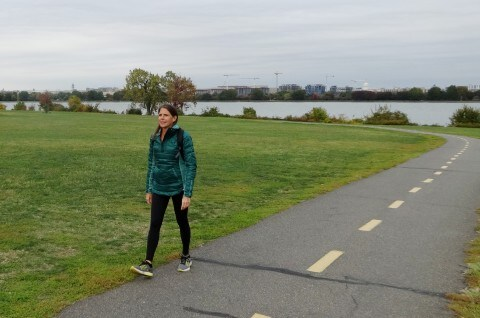
#> input picture images/sample.jpg, 480 x 318 px
$ python Comparison_segmentaion_superpixel_algo.py
#> lines starting #> are read from the running program, lines starting #| are printed output that depends on the picture
import matplotlib.pyplot as plt
import numpy as np

from skimage import io
from skimage.color import rgb2gray
from skimage.filters import sobel
from skimage.segmentation import felzenszwalb, slic, quickshift, watershed
from skimage.segmentation import mark_boundaries
from skimage.util import img_as_float

image = io.imread("images/sample.jpg")
#> image is the input picture: shape (318, 480, 3); mean R, G, B 133.8, 140.1, 118.2
img = img_as_float(image)

segments_fz = felzenszwalb(img, scale=100, sigma=0.5, min_size=50)
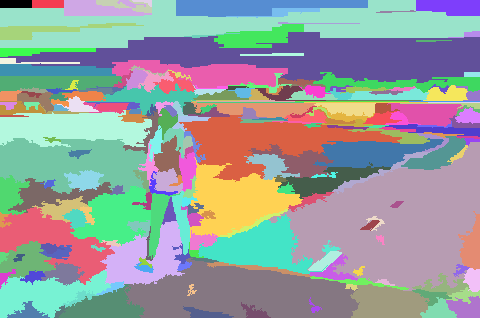
#> segments_fz: shape (318, 480) int64; 231 distinct labels, from 0 to 230; one colour per label, 0 black
segments_slic = slic(img, n_segments=250, compactness=10, sigma=1,
                     start_label=1)
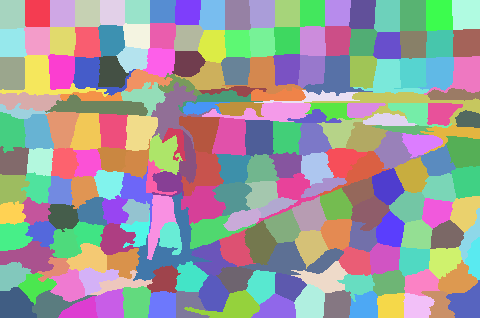
#> segments_slic: shape (318, 480) int64; 211 distinct labels, from 1 to 211; one colour per label, 0 black
segments_quick = quickshift(img, kernel_size=3, max_dist=6, ratio=0.5)
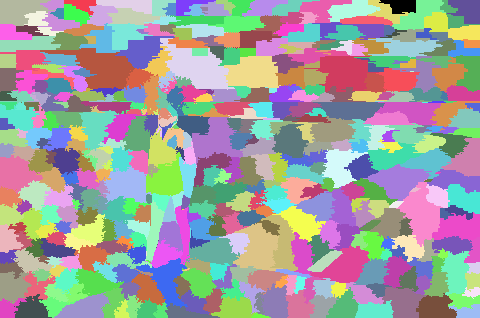
#> segments_quick: shape (318, 480) int64; 472 distinct labels, from 0 to 471; one colour per label, 0 black
gradient = sobel(rgb2gray(img))
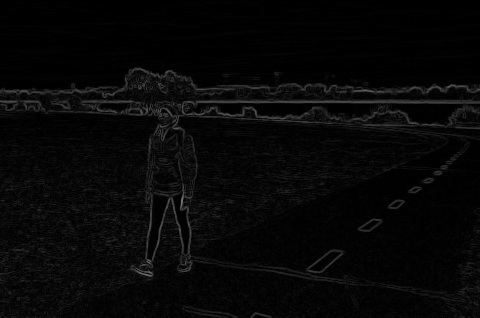
#> gradient: shape (318, 480) float64; min 0, max 0.468, mean 0.0305
segments_watershed = watershed(gradient, markers=250, compactness=0.001)
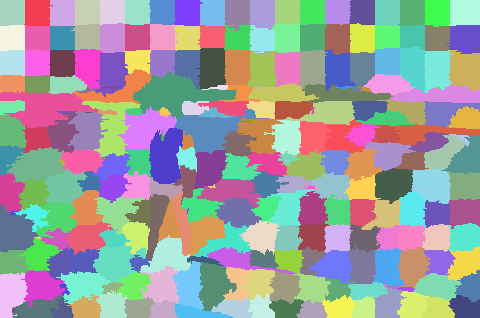
#> segments_watershed: shape (318, 480) int64; 247 distinct labels, from 1 to 247; one colour per label, 0 black

print(f"Felzenszwalb number of segments: {len(np.unique(segments_fz))}")
#| Felzenszwalb number of segments: 231
print(f"SLIC number of segments: {len(np.unique(segments_slic))}")
#| SLIC number of segments: 211
print(f"Quickshift number of segments: {len(np.unique(segments_quick))}")
#| Quickshift number of segments: 472

fig, ax = plt.subplots(2, 2, figsize=(10, 10), sharex=True, sharey=True)

ax[0, 0].imshow(mark_boundaries(img, segments_fz))
ax[0, 0].set_title("Felzenszwalbs's method")
ax[0, 1].imshow(mark_boundaries(img, segments_slic))
ax[0, 1].set_title('SLIC')
ax[1, 0].imshow(mark_boundaries(img, segments_quick))
ax[1, 0].set_title('Quickshift')
ax[1, 1].imshow(mark_boundaries(img, segments_watershed))
ax[1, 1].set_title('Compact watershed')

for a in ax.ravel():
    a.set_axis_off()

plt.tight_layout()
plt.show()
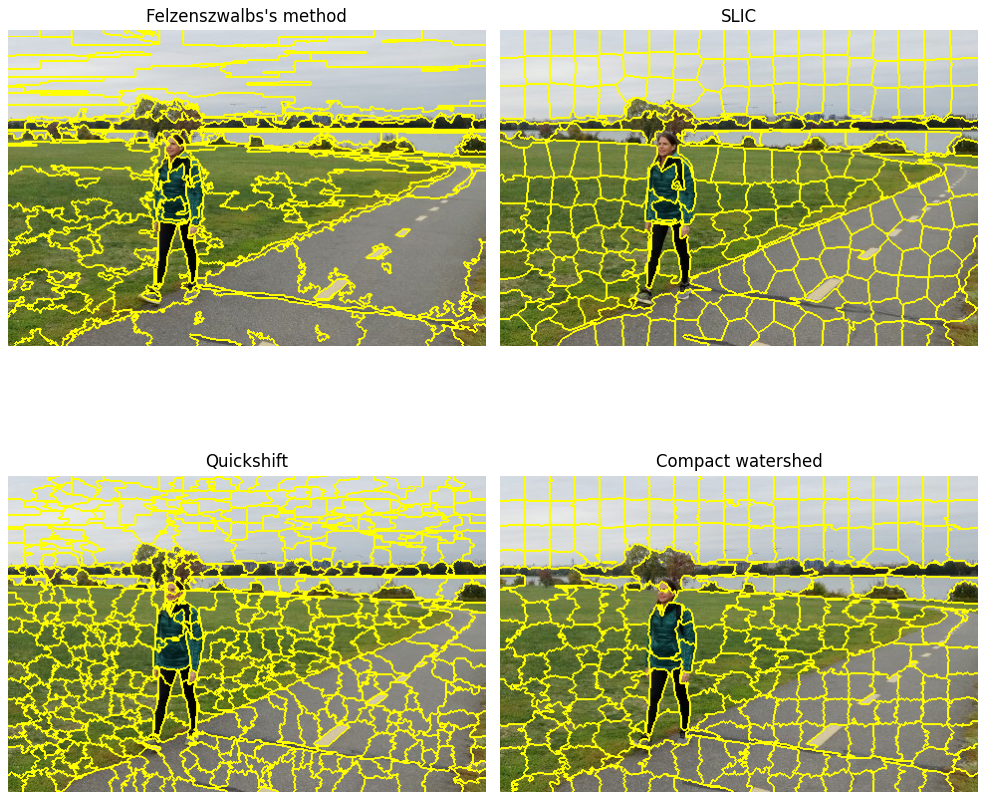
#> figure drawn by matplotlib, 4 panels

$ run again, with images/library1.jpg copied over images/sample.jpg
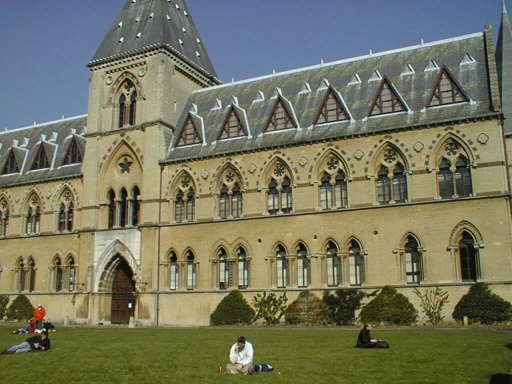
#> input picture images/library1.jpg, 512 x 384 px
#> image is the input picture: shape (384, 512, 3); mean R, G, B 116.2, 117.4, 94.6
#> segments_fz: shape (384, 512) int64; 624 distinct labels, from 0 to 623
#> segments_slic: shape (384, 512) int64; 202 distinct labels, from 1 to 202
#> segments_quick: shape (384, 512) int64; 981 distinct labels, from 0 to 980
#> `segments_watershed = watershed(gradient, markers=250, compactness=0.001)`:
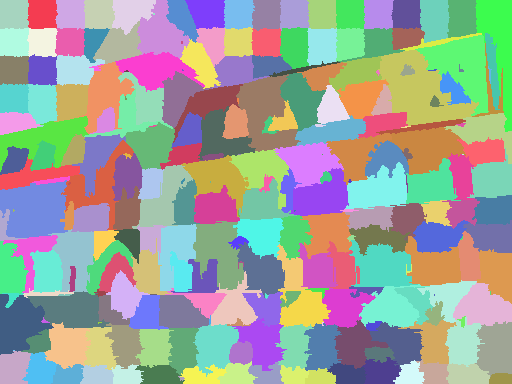
#> segments_watershed: shape (384, 512) int64; 252 distinct labels, from 1 to 252; one colour per label, 0 black
#| Felzenszwalb number of segments: 624
#| SLIC number of segments: 202
#| Quickshift number of segments: 981
#> `plt.show()`:
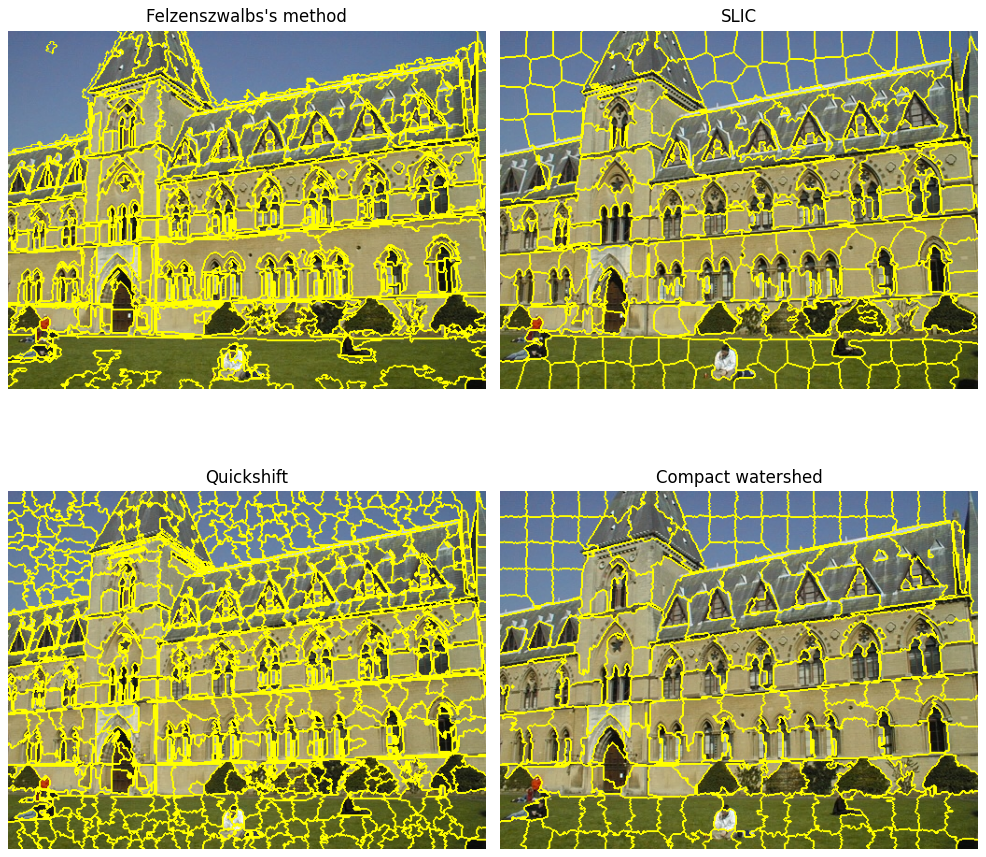
#> figure drawn by matplotlib, 4 panels
